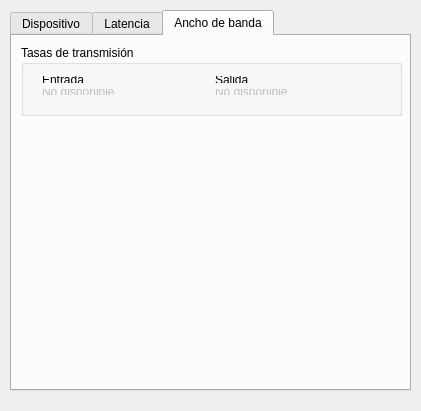
<?xml version="1.0" encoding="UTF-8"?>
<ui version="4.0">
 <class>MainWindow</class>
 <widget class="QMainWindow" name="MainWindow">
  <property name="geometry">
   <rect>
    <x>0</x>
    <y>0</y>
    <width>421</width>
    <height>411</height>
   </rect>
  </property>
  <property name="sizePolicy">
   <sizepolicy hsizetype="Preferred" vsizetype="Preferred">
    <horstretch>0</horstretch>
    <verstretch>0</verstretch>
   </sizepolicy>
  </property>
  <property name="windowTitle">
   <string>Monitor de Latencia</string>
  </property>
  <property name="locale">
   <locale language="Spanish" country="Chile"/>
  </property>
  <widget class="QWidget" name="centralWidget">
   <widget class="QTabWidget" name="tabWidget">
    <property name="geometry">
     <rect>
      <x>10</x>
      <y>10</y>
      <width>401</width>
      <height>381</height>
     </rect>
    </property>
    <property name="currentIndex">
     <number>2</number>
    </property>
    <widget class="QWidget" name="tab_device">
     <attribute name="title">
      <string>Dispositivo</string>
     </attribute>
     <widget class="QGroupBox" name="groupBox_connection">
      <property name="geometry">
       <rect>
        <x>9</x>
        <y>9</y>
        <width>381</width>
        <height>81</height>
       </rect>
      </property>
      <property name="title">
       <string>Conexión</string>
      </property>
      <widget class="QWidget" name="layoutWidget">
       <property name="geometry">
        <rect>
         <x>10</x>
         <y>20</y>
         <width>361</width>
         <height>51</height>
        </rect>
       </property>
       <layout class="QGridLayout" name="gridLayout_connection" columnminimumwidth="100,0,0">
        <item row="0" column="0">
         <widget class="QLabel" name="label_port">
          <property name="text">
           <string>Puerto:</string>
          </property>
         </widget>
        </item>
        <item row="0" column="1">
         <widget class="QLabel" name="label_baudrate">
          <property name="text">
           <string>Baudrate:</string>
          </property>
         </widget>
        </item>
        <item row="0" column="2">
         <widget class="QPushButton" name="pushButton_scan">
          <property name="text">
           <string>Buscar</string>
          </property>
         </widget>
        </item>
        <item row="1" column="0">
         <widget class="QComboBox" name="comboBox_port">
          <property name="enabled">
           <bool>true</bool>
          </property>
         </widget>
        </item>
        <item row="1" column="1">
         <widget class="QLineEdit" name="lineEdit_baudrate">
          <property name="enabled">
           <bool>false</bool>
          </property>
          <property name="text">
           <string>115200</string>
          </property>
          <property name="frame">
           <bool>true</bool>
          </property>
          <property name="alignment">
           <set>Qt::AlignRight|Qt::AlignTrailing|Qt::AlignVCenter</set>
          </property>
          <property name="readOnly">
           <bool>false</bool>
          </property>
          <property name="clearButtonEnabled">
           <bool>false</bool>
          </property>
         </widget>
        </item>
        <item row="1" column="2">
         <widget class="QPushButton" name="pushButton_connect">
          <property name="text">
           <string>Conectar</string>
          </property>
          <property name="checkable">
           <bool>false</bool>
          </property>
          <property name="flat">
           <bool>false</bool>
          </property>
         </widget>
        </item>
       </layout>
      </widget>
     </widget>
     <widget class="QGroupBox" name="groupBox_info">
      <property name="geometry">
       <rect>
        <x>10</x>
        <y>100</y>
        <width>381</width>
        <height>111</height>
       </rect>
      </property>
      <property name="title">
       <string>Información</string>
      </property>
      <property name="alignment">
       <set>Qt::AlignLeading|Qt::AlignLeft|Qt::AlignVCenter</set>
      </property>
      <widget class="QWidget" name="layoutWidget">
       <property name="geometry">
        <rect>
         <x>10</x>
         <y>20</y>
         <width>361</width>
         <height>81</height>
        </rect>
       </property>
       <layout class="QFormLayout" name="formLayout_info">
        <item row="0" column="0">
         <widget class="QLabel" name="label_id_left">
          <property name="text">
           <string>ID</string>
          </property>
         </widget>
        </item>
        <item row="0" column="1">
         <widget class="QLabel" name="label_id_right">
          <property name="enabled">
           <bool>false</bool>
          </property>
          <property name="text">
           <string>No disponible</string>
          </property>
         </widget>
        </item>
        <item row="1" column="0">
         <widget class="QLabel" name="label_version_left">
          <property name="text">
           <string>Versión</string>
          </property>
         </widget>
        </item>
        <item row="1" column="1">
         <widget class="QLabel" name="label_version_right">
          <property name="enabled">
           <bool>false</bool>
          </property>
          <property name="text">
           <string>No disponible</string>
          </property>
         </widget>
        </item>
        <item row="2" column="0">
         <widget class="QLabel" name="label_precision_left">
          <property name="text">
           <string>Precisión</string>
          </property>
         </widget>
        </item>
        <item row="2" column="1">
         <widget class="QLabel" name="label_precision_right">
          <property name="enabled">
           <bool>false</bool>
          </property>
          <property name="text">
           <string>No disponible</string>
          </property>
         </widget>
        </item>
        <item row="3" column="0">
         <widget class="QLabel" name="label_mac_left">
          <property name="text">
           <string>Dirección MAC</string>
          </property>
         </widget>
        </item>
        <item row="3" column="1">
         <widget class="QLabel" name="label_mac_right">
          <property name="enabled">
           <bool>false</bool>
          </property>
          <property name="text">
           <string>No disponible</string>
          </property>
         </widget>
        </item>
       </layout>
      </widget>
     </widget>
     <widget class="QGroupBox" name="groupBox_config">
      <property name="geometry">
       <rect>
        <x>10</x>
        <y>220</y>
        <width>381</width>
        <height>131</height>
       </rect>
      </property>
      <property name="title">
       <string>Configuración</string>
      </property>
      <widget class="QWidget" name="layoutWidget">
       <property name="geometry">
        <rect>
         <x>10</x>
         <y>20</y>
         <width>361</width>
         <height>107</height>
        </rect>
       </property>
       <layout class="QFormLayout" name="formLayout_config">
        <item row="0" column="0">
         <widget class="QLabel" name="label_packetSize">
          <property name="text">
           <string>Tamaño de Paquete [bytes]</string>
          </property>
         </widget>
        </item>
        <item row="0" column="1">
         <widget class="QSpinBox" name="spinBox_packetSize">
          <property name="enabled">
           <bool>false</bool>
          </property>
          <property name="minimum">
           <number>8</number>
          </property>
          <property name="maximum">
           <number>1500</number>
          </property>
          <property name="singleStep">
           <number>10</number>
          </property>
          <property name="value">
           <number>512</number>
          </property>
          <property name="displayIntegerBase">
           <number>10</number>
          </property>
         </widget>
        </item>
        <item row="1" column="0">
         <widget class="QLabel" name="label_packetInterval">
          <property name="text">
           <string>Intervalo de envío [ms]</string>
          </property>
         </widget>
        </item>
        <item row="1" column="1">
         <widget class="QSpinBox" name="spinBox_packetInterval">
          <property name="enabled">
           <bool>false</bool>
          </property>
          <property name="minimum">
           <number>10</number>
          </property>
          <property name="maximum">
           <number>10000</number>
          </property>
          <property name="singleStep">
           <number>10</number>
          </property>
          <property name="value">
           <number>1000</number>
          </property>
          <property name="displayIntegerBase">
           <number>10</number>
          </property>
         </widget>
        </item>
        <item row="2" column="0">
         <widget class="QLabel" name="label_packetDst">
          <property name="text">
           <string>Destino</string>
          </property>
         </widget>
        </item>
        <item row="2" column="1">
         <layout class="QHBoxLayout" name="horizontalLayout_dst">
          <item>
           <widget class="QCheckBox" name="checkBox_broadcast">
            <property name="enabled">
             <bool>false</bool>
            </property>
            <property name="text">
             <string>Broadcast</string>
            </property>
           </widget>
          </item>
          <item>
           <widget class="QSpinBox" name="spinBox_dst">
            <property name="enabled">
             <bool>false</bool>
            </property>
            <property name="minimum">
             <number>0</number>
            </property>
            <property name="maximum">
             <number>15</number>
            </property>
            <property name="singleStep">
             <number>1</number>
            </property>
            <property name="value">
             <number>0</number>
            </property>
            <property name="displayIntegerBase">
             <number>10</number>
            </property>
           </widget>
          </item>
         </layout>
        </item>
        <item row="3" column="0">
         <widget class="QLabel" name="label_content">
          <property name="text">
           <string>Contenido</string>
          </property>
         </widget>
        </item>
        <item row="3" column="1">
         <layout class="QHBoxLayout" name="horizontalLayout_content">
          <item>
           <widget class="QCheckBox" name="checkBox_content">
            <property name="enabled">
             <bool>false</bool>
            </property>
            <property name="text">
             <string>Personalizado</string>
            </property>
           </widget>
          </item>
          <item>
           <widget class="QPushButton" name="pushButton_content">
            <property name="enabled">
             <bool>false</bool>
            </property>
            <property name="text">
             <string>Cargar</string>
            </property>
            <property name="checkable">
             <bool>false</bool>
            </property>
            <property name="flat">
             <bool>false</bool>
            </property>
           </widget>
          </item>
         </layout>
        </item>
       </layout>
      </widget>
     </widget>
    </widget>
    <widget class="QWidget" name="tab_latency">
     <attribute name="title">
      <string>Latencia</string>
     </attribute>
     <widget class="QGroupBox" name="groupBox_chart_latency">
      <property name="geometry">
       <rect>
        <x>10</x>
        <y>80</y>
        <width>381</width>
        <height>271</height>
       </rect>
      </property>
      <property name="title">
       <string>Gráfico</string>
      </property>
      <widget class="QWidget" name="verticalLayoutWidget">
       <property name="geometry">
        <rect>
         <x>9</x>
         <y>19</y>
         <width>361</width>
         <height>241</height>
        </rect>
       </property>
       <layout class="QVBoxLayout" name="verticalLayout_chart">
        <item>
         <widget class="QComboBox" name="comboBox_chartType"/>
        </item>
       </layout>
      </widget>
     </widget>
     <widget class="QGroupBox" name="groupBox">
      <property name="geometry">
       <rect>
        <x>10</x>
        <y>9</y>
        <width>371</width>
        <height>61</height>
       </rect>
      </property>
      <property name="title">
       <string>Registro</string>
      </property>
      <widget class="QWidget" name="layoutWidget">
       <property name="geometry">
        <rect>
         <x>10</x>
         <y>20</y>
         <width>341</width>
         <height>31</height>
        </rect>
       </property>
       <layout class="QHBoxLayout" name="horizontalLayout">
        <item>
         <widget class="QPushButton" name="pushButton_log">
          <property name="text">
           <string>Comenzar</string>
          </property>
         </widget>
        </item>
        <item>
         <widget class="QLabel" name="label_dataCount_left">
          <property name="text">
           <string>Mediciones</string>
          </property>
         </widget>
        </item>
        <item>
         <widget class="QLabel" name="label_dataCount_right">
          <property name="enabled">
           <bool>false</bool>
          </property>
          <property name="text">
           <string>0</string>
          </property>
         </widget>
        </item>
       </layout>
      </widget>
     </widget>
    </widget>
    <widget class="QWidget" name="tab">
     <attribute name="title">
      <string>Ancho de banda</string>
     </attribute>
     <widget class="QGroupBox" name="groupBox_bandwidth">
      <property name="geometry">
       <rect>
        <x>9</x>
        <y>9</y>
        <width>381</width>
        <height>71</height>
       </rect>
      </property>
      <property name="title">
       <string>Tasas de transmisión</string>
      </property>
      <widget class="QWidget" name="gridLayoutWidget">
       <property name="geometry">
        <rect>
         <x>10</x>
         <y>20</y>
         <width>361</width>
         <height>41</height>
        </rect>
       </property>
       <layout class="QGridLayout" name="gridLayout" rowstretch="0,0">
        <item row="0" column="0">
         <widget class="QLabel" name="label_bandwidth_in_top">
          <property name="text">
           <string>Entrada</string>
          </property>
         </widget>
        </item>
        <item row="1" column="0">
         <widget class="QLabel" name="label_bandwidth_in_bottom">
          <property name="enabled">
           <bool>false</bool>
          </property>
          <property name="text">
           <string>No disponible</string>
          </property>
         </widget>
        </item>
        <item row="0" column="1">
         <widget class="QLabel" name="label_bandwidth_out_top">
          <property name="text">
           <string>Salida</string>
          </property>
         </widget>
        </item>
        <item row="1" column="1">
         <widget class="QLabel" name="label_bandwidth_out_bottom">
          <property name="enabled">
           <bool>false</bool>
          </property>
          <property name="text">
           <string>No disponible</string>
          </property>
         </widget>
        </item>
       </layout>
      </widget>
     </widget>
    </widget>
   </widget>
  </widget>
  <widget class="QStatusBar" name="statusBar">
   <property name="sizeGripEnabled">
    <bool>false</bool>
   </property>
  </widget>
 </widget>
 <layoutdefault spacing="6" margin="11"/>
 <resources/>
 <connections/>
</ui>
